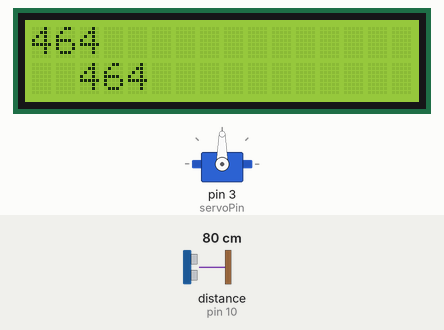
A sketch run on a simulated Arduino Uno, built with avr-gcc and run on an emulated ATmega328P. Parts: servo, 16×2 character LCD. Wiring (inferred from the names in the program): ultrasonic range finder: trigger pin 9; echo pin 10. The test bench sets the inputs (shaded band); at power-on: distance to the obstacle (sensor on pin 10) 80 cm. The echo pulse lasts 58.3 µs per cm; what the sketch prints to the serial monitor is not drawn.

Above: at 1.2 s.
1.3 s: distance to the obstacle (sensor on pin 10) set to 2 cm
At 1.92 s:
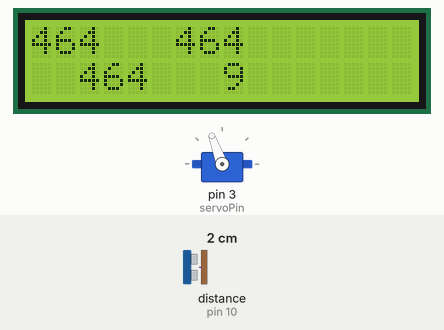
3.6 s: distance to the obstacle (sensor on pin 10) set to 4 cm
At 3.96 s:
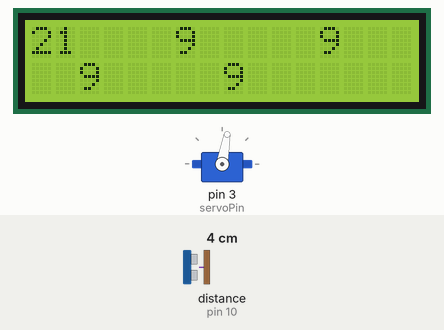
5.2 s: distance to the obstacle (sensor on pin 10) set to 9 cm
At 6.83 s:
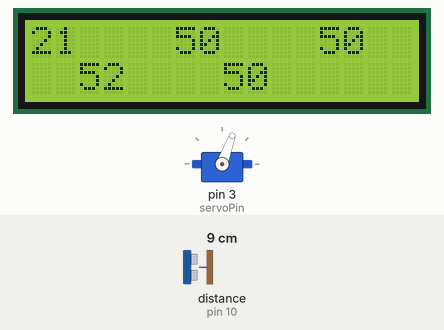
Timing chart, 0 to 12.8 s (numbered marks = the images above; inputs shaded):
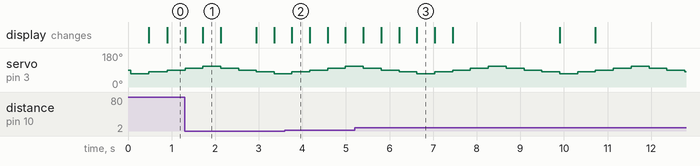

The sketch:

servo-ultrasonic.ino
```cpp
#include <Servo.h>

#include <LiquidCrystal_I2C.h>
#include <Wire.h>
LiquidCrystal_I2C lcd(0x27, 2, 1, 0, 4, 5, 6, 7, 3, POSITIVE);

Servo servo;

#define MAX_DIST 9999

const int servoPin = 3;

const int trigPin = 9;
const int echoPin = 10;

void setup() {
  servo.attach(servoPin);

  pinMode(trigPin, OUTPUT);
  pinMode(echoPin, INPUT);
  digitalWrite(trigPin, LOW);
  Serial.begin(9600);
  lcd.begin(16, 2);
  lcd.clear();
}

void senseDistance(int angle, int column, int row)
{
  servo.write(angle);
  delay(400);
  printDistance(column, row);
  delay(1);
}

int printDistance(int column, int row)
{
  unsigned long distance = readDistance() / 10;
  int dist = distance > MAX_DIST ? MAX_DIST : distance;
  lcd.setCursor(column, row);
  lcd.print("    ");
  lcd.setCursor(column, row);
  lcd.print( dist );
  Serial.print( dist );
}

unsigned long readDistance()
{
  int duration;
  digitalWrite(trigPin, HIGH);
  delayMicroseconds(1);
  digitalWrite(trigPin, LOW);
  return pulseIn(echoPin, HIGH);
}

void loop() {
  senseDistance(70,0,0);
  senseDistance(80,2,1);
  senseDistance(90,6,0);
  senseDistance(100,8,1);
  senseDistance(110,12,0);
  senseDistance(100,8,1);
  senseDistance(90,6,0);
  senseDistance(80,2,1);
}
```

Measured:
- after the input at 3.6 s, the display: changes after 0.16 s (image 2)
- by itself, servo on pin 3 (servoPin): repeats every 3.3 s: 90° 0.41 s, 80° 0.41 s, 70° 0.41 s, 80° 0.41 s, 90° 0.41 s, 100° 0.41 s, 110° 0.41 s, 100° 0.41 s
- what the display in image 1 shows lasts 0.4 s, from 1.7 s to 2.1 s
